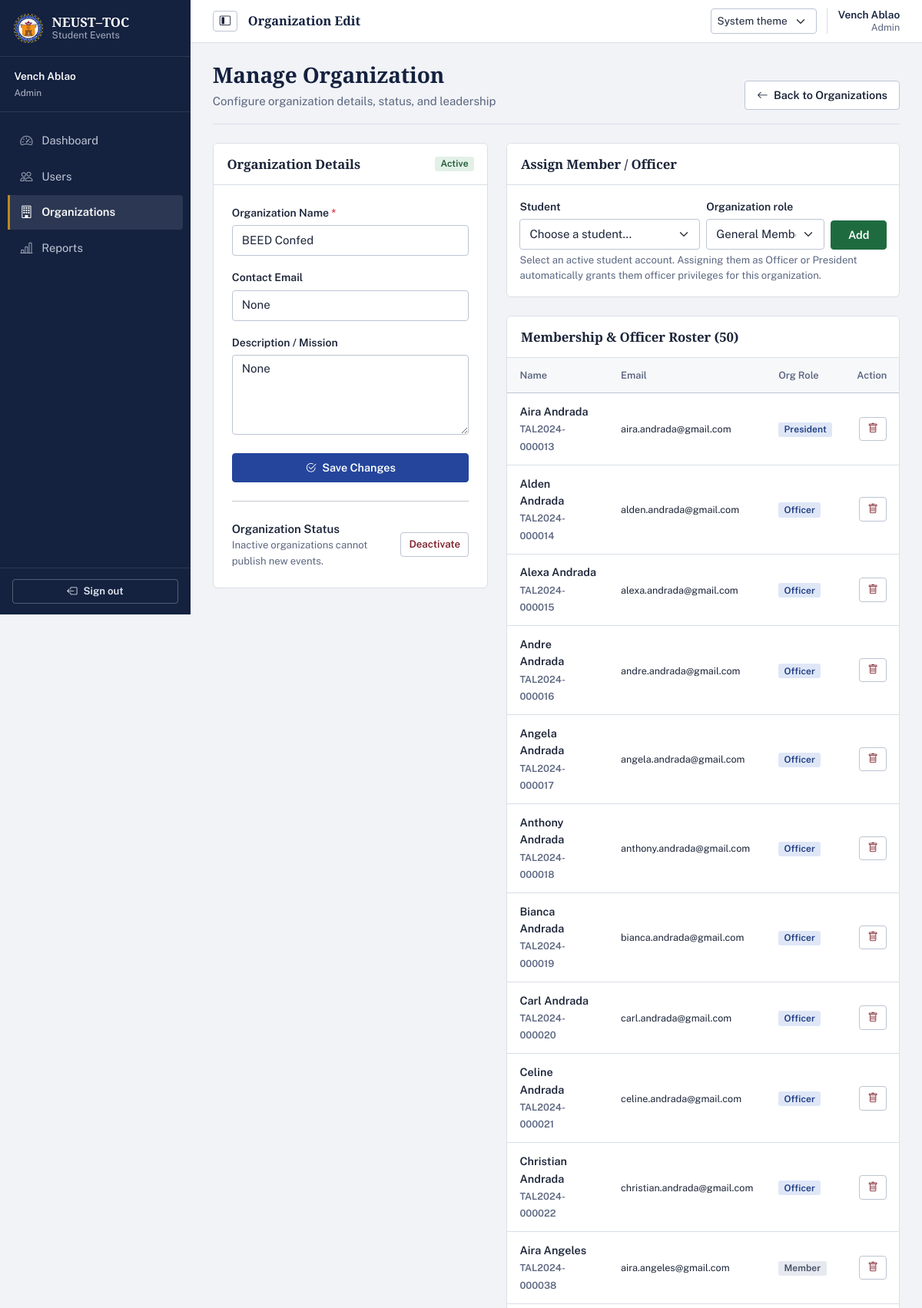
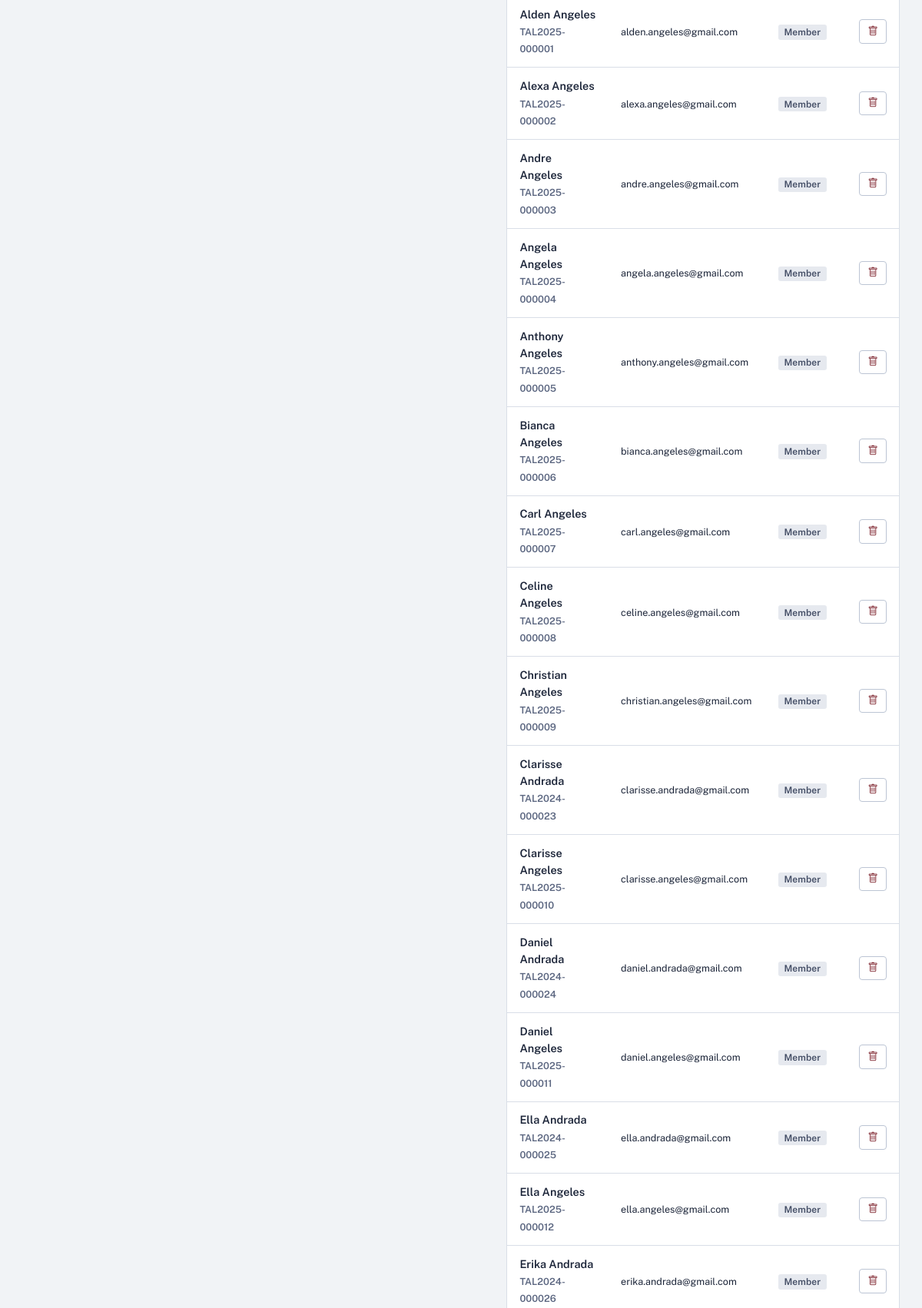
The app's page /admin/organizations/6/edit (signed in, upper part) with its own data (2 pictures, top to bottom).
### tables this page shows
CREATE TABLE users (
    user_id INTEGER PRIMARY KEY AUTOINCREMENT,
    student_no TEXT UNIQUE,
    full_name TEXT NOT NULL,
    email TEXT NOT NULL UNIQUE,
    password_hash TEXT NOT NULL,
    role TEXT NOT NULL CHECK(role IN ('admin', 'officer', 'student')),
    is_active INTEGER NOT NULL DEFAULT 1 CHECK(is_active IN (0, 1)),
    created_at TEXT NOT NULL DEFAULT (strftime('%Y-%m-%d %H:%M:%S', 'now', 'localtime'))
);

CREATE TABLE organizations (
    organization_id INTEGER PRIMARY KEY AUTOINCREMENT,
    name TEXT NOT NULL UNIQUE,
    description TEXT,
    contact_email TEXT,
    is_active INTEGER NOT NULL DEFAULT 1 CHECK(is_active IN (0, 1)),
    created_at TEXT NOT NULL DEFAULT (strftime('%Y-%m-%d %H:%M:%S', 'now', 'localtime'))
);

CREATE TABLE organization_members (
    organization_id INTEGER NOT NULL,
    user_id INTEGER NOT NULL,
    member_role TEXT NOT NULL DEFAULT 'member' CHECK(member_role IN ('president', 'officer', 'member')),
    joined_at TEXT NOT NULL DEFAULT (strftime('%Y-%m-%d %H:%M:%S', 'now', 'localtime')),
    PRIMARY KEY (organization_id, user_id),
    FOREIGN KEY (organization_id) REFERENCES organizations(organization_id) ON DELETE RESTRICT,
    FOREIGN KEY (user_id) REFERENCES users(user_id) ON DELETE RESTRICT
);

### admin_routes.py (the view, shortened to what this page needs)
@admin_bp.route('/organizations/<int:organization_id>/edit', methods=['GET', 'POST'])
@admin_required
def organization_edit(organization_id):
    db = get_db()
    org = auth_service.get_organization_by_id(db, organization_id)
    if not org:
        abort(404)
    students = db.execute(
        '''SELECT user_id, full_name, student_no, email
           FROM users
           WHERE role IN ('student', 'officer') AND is_active = 1
           ORDER BY full_name'''
    ).fetchall()
    members = auth_service.get_organization_members(db, organization_id)
    return render_template('admin/organization_form.html', action='edit', org=org,
                           name=org['name'], description=org['description'],
                           contact_email=org['contact_email'], members=members,
                           students=students)

### templates/admin/organization_form.html (shortened to what this page needs)
{% extends "base.html" %}
{% block content %}
<div class="page-heading">
    <div>
        <h2 class="h3 mb-0">{{ 'Create Organization' if action == 'new' else 'Manage Organization' }}</h2>
        <p class="text-muted mb-0">Configure organization details, status, and leadership</p>
    </div>
    <a href="{{ url_for('admin.organizations') }}" class="btn btn-outline-secondary">
        <i class="bi bi-arrow-left me-1"></i> Back to Organizations
    </a>
</div>
<div class="row g-4">
    <div class="col-lg-{{ '12' if action == 'new' else '5' }}">
        <div class="card shadow-sm">
            <div class="card-header bg-white py-3 d-flex justify-content-between align-items-center">
                <h5 class="card-title mb-0 fw-bold">Organization Details</h5>
                {% if action == 'edit' %}
                    {% if org.is_active %}
                    <span class="badge bg-success">Active</span>
                    {% else %}
                    <span class="badge bg-secondary">Inactive</span>
                    {% endif %}
                {% endif %}
            </div>
            <div class="card-body p-4">
                <form method="POST">
                    <div class="mb-3">
                        <label for="name" class="form-label">Organization Name <span class="text-danger">*</span></label>
                        <input type="text" class="form-control" id="name" name="name"
                               value="{{ name if name is defined else (org.name if org else '') }}" required>
                    </div>
                    <div class="mb-3">
                        <label for="contact_email" class="form-label">Contact Email</label>
                        <input type="email" class="form-control" id="contact_email" name="contact_email"
                               placeholder="xxxxx@gmail.com"
                               value="{{ contact_email if contact_email is defined else (org.contact_email if org else '') }}">
                    </div>
                    <div class="mb-4">
                        <label for="description" class="form-label">Description / Mission</label>
                        <textarea class="form-control" id="description" name="description" rows="4">{{ description if description is defined else (org.description if org else '') }}</textarea>
                    </div>
                    <button type="submit" class="btn btn-primary w-100">
                        <i class="bi bi-check2-circle me-1"></i> {{ 'Create Organization' if action == 'new' else 'Save Changes' }}
                    </button>
                </form>
                {% if action == 'edit' %}
                <hr class="my-4">
                <div class="d-flex justify-content-between align-items-center">
                    <div>
                        <span class="fw-semibold">Organization Status</span>
                        <div class="small text-muted">Inactive organizations cannot publish new events.</div>
                    </div>
                    <form method="POST">
                        <button type="submit" class="btn btn-sm {{ 'btn-outline-danger' if org.is_active else 'btn-outline-success' }}"
                                data-confirm="Are you sure you want to {{ 'deactivate' if org.is_active else 'activate' }} this organization?">
                            {{ 'Deactivate' if org.is_active else 'Activate' }}
                        </button>
                    </form>
                </div>
                {% endif %}
            </div>
        </div>
    </div>
    {% if action == 'edit' %}
    <div class="col-lg-7">
        <div class="card shadow-sm mb-4">
            <div class="card-header bg-white py-3">
                <h5 class="card-title mb-0 fw-bold">Assign Member / Officer</h5>
            </div>
            <div class="card-body">
                <form method="POST" action="{{ url_for('admin.organization_add_member', organization_id=org.organization_id) }}" class="row g-2">
                    <div class="col-md-6">
                        <label class="form-label" for="member-student">Student</label>
                        <select id="member-student" name="student_id" class="form-select" aria-describedby="member-help" required {% if not students %}disabled{% endif %}>
                            <option value="" selected disabled>
                                {{ 'Choose a student...' if students else 'No active students available' }}
                            </option>
                        </select>
                    </div>
                    <div class="col-md-4">
                        <label class="form-label" for="member-role">Organization role</label>
                        <select id="member-role" name="member_role" class="form-select">
                            <option value="member">General Member</option>
                        </select>
                    </div>
                    <div class="col-md-2 d-flex align-items-end">
                        <button type="submit" class="btn btn-success w-100" {% if not students %}disabled{% endif %}>Add</button>
                    </div>
                </form>
                <div id="member-help" class="form-text small mt-1">Select an active student account. Assigning them as Officer or President automatically grants them officer privileges for this organization.</div>
            </div>
        </div>
        <div class="card shadow-sm">
            <div class="card-header bg-white py-3">
                <h5 class="card-title mb-0 fw-bold">Membership &amp; Officer Roster ({{ members|length }})</h5>
            </div>
            <div class="card-body p-0">
                {% if members %}
                <div class="table-responsive">
                    <table class="table table-hover align-middle mb-0">
                        <thead class="table-light">
                            <tr>
                                <th>Name</th>
                                <th>Email</th>
                                <th>Org Role</th>
                                <th class="text-end">Action</th>
                            </tr>
                        </thead>
                        <tbody>
                            {% for m in members %}
                            <tr>
                                <td class="fw-semibold">
                                    {{ m.full_name }}
                                    {% if m.student_no %}<br><small class="text-muted">{{ m.student_no }}</small>{% endif %}
                                </td>
                                <td><small>{{ m.email }}</small></td>
                                <td>
                                    {% if m.member_role == 'president' %}
                                    <span class="badge bg-primary">President</span>
                                    {% elif m.member_role == 'officer' %}
                                    <span class="badge bg-info text-dark">Officer</span>
                                    {% else %}
                                    <span class="badge bg-secondary">Member</span>
                                    {% endif %}
                                </td>
                                <td class="text-end">
                                    <form method="POST" action="{{ url_for('admin.organization_remove_member', organization_id=org.organization_id, user_id=m.user_id) }}" class="d-inline">
                                        <button type="submit" class="btn btn-sm btn-outline-danger" title="Remove" data-confirm="Remove {{ m.full_name }} from {{ org.name }}?">
                                            <i class="bi bi-trash"></i>
                                        </button>
                                    </form>
                                </td>
                            </tr>
                            {% endfor %}
                        </tbody>
                    </table>
                </div>
                {% else %}
                <div class="text-center py-5 text-muted">
                    <i class="bi bi-person-x fs-1 d-block mb-2"></i>
                    No members assigned to this organization yet.
                </div>
                {% endif %}
            </div>
        </div>
    </div>
    {% endif %}
</div>
{% endblock %}

### templates/base.html (shortened to what this page needs)
<!DOCTYPE html>
<html lang="en" data-bs-theme="light" data-theme-preference="system">
<head>
    <link href="https://cdn.jsdelivr.net/npm/bootstrap@5.3.2/dist/css/bootstrap.min.css" rel="stylesheet"
>
    <link rel="stylesheet" href="https://cdn.jsdelivr.net/npm/bootstrap-icons@1.11.3/font/bootstrap-icons.min.css">
    <link rel="stylesheet" href="{{ url_for('static', filename='css/style.css') }}">
</head>
<body>
    {% if current_user %}
    <aside class="sidebar" id="sidebar">
        <div class="sidebar-header">
            <a class="sidebar-brand" href="{{ url_for('index') }}" aria-label="NEUST–TOC Student Events home">
                <img src="{{ url_for('static', filename='images/logo.jpg') }}" alt="" class="sidebar-logo">
                <span class="sidebar-brand-copy">
                    <strong>NEUST–TOC</strong>
                    <small>Student Events</small>
                </span>
            </a>
        </div>
        <div class="sidebar-user">
            <div class="sidebar-user-copy">
                <div class="fw-semibold text-truncate">{{ current_user.full_name }}</div>
                <small class="text-capitalize opacity-75">{{ current_user.role }}</small>
            </div>
        </div>
        <nav class="sidebar-nav" aria-label="Main navigation">
            <ul class="nav flex-column">
                {% if session.role == 'admin' %}
                <li class="nav-item">
                    <a class="nav-link {% if request.endpoint == 'admin.dashboard' %}active{% endif %}"
                       aria-label="Dashboard"
                       href="{{ url_for('admin.dashboard') }}">
                        <i class="bi bi-speedometer2 me-2" aria-hidden="true"></i><span class="nav-label">Dashboard</span>
                    </a>
                </li>
                <li class="nav-item">
                    <a class="nav-link {% if request.endpoint and request.endpoint.startswith('admin.user') %}active{% endif %}"
                       aria-label="Users"
                       href="{{ url_for('admin.users') }}">
                        <i class="bi bi-people me-2" aria-hidden="true"></i><span class="nav-label">Users</span>
                    </a>
                </li>
                <li class="nav-item">
                    <a class="nav-link {% if request.endpoint and request.endpoint.startswith('admin.organization') %}active{% endif %}"
                       {% if request.endpoint and request.endpoint.startswith('admin.organization') %}aria-current="page"{% endif %}
                       aria-label="Organizations"
                       href="{{ url_for('admin.organizations') }}">
                        <i class="bi bi-building me-2" aria-hidden="true"></i><span class="nav-label">Organizations</span>
                    </a>
                </li>
                <li class="nav-item">
                    <a class="nav-link {% if request.endpoint == 'admin.reports' %}active{% endif %}"
                       aria-label="Reports"
                       href="{{ url_for('admin.reports') }}">
                        <i class="bi bi-bar-chart-line me-2" aria-hidden="true"></i><span class="nav-label">Reports</span>
                    </a>
                </li>
                {% endif %}
            </ul>
        </nav>
        <div class="sidebar-footer">
            <form method="POST" action="{{ url_for('auth.logout') }}">
                <button type="submit" class="btn btn-outline-light btn-sm w-100" aria-label="Sign out">
                <i class="bi bi-box-arrow-left me-2" aria-hidden="true"></i><span class="nav-label">Sign out</span>
                </button>
            </form>
        </div>
    </aside>
    {% endif %}
    <main class="{{ 'main-content' if current_user else 'guest-content' }}">
        {% if current_user %}
        <header class="app-topbar">
            <div class="topbar-leading">
                <button class="btn btn-outline-secondary sidebar-toggle" type="button" id="sidebarToggle"
                        aria-label="Collapse navigation" aria-controls="sidebar" aria-expanded="true">
                    <i class="bi bi-layout-sidebar-inset" aria-hidden="true"></i>
                </button>
                <div class="topbar-breadcrumb">
                    <span class="topbar-current">
                        {{ request.endpoint.rsplit('.', 1)[-1]|replace('_', ' ')|title if request.endpoint else 'Home' }}
                    </span>
                </div>
            </div>
            <div class="topbar-actions">
                <select class="form-select form-select-sm theme-picker" id="themePicker" data-theme-picker>
                    <option value="system">System theme</option>
                </select>
                <span class="topbar-account d-none d-sm-flex">
                    <span class="topbar-account-name">{{ current_user.full_name }}</span>
                    <span class="topbar-account-role text-capitalize">{{ current_user.role }}</span>
                </span>
            </div>
        </header>
        {% endif %}
        <div class="{{ 'container-fluid py-4' if current_user else 'container' }}">
            {% block content %}{% endblock %}
        </div>
    </main>
</body>
</html>

### records on screen
users: full_name "Vench Ablao", role "Admin"
organizations: name "BEED Confed", is_active "Deactivate"
organization_members: full_name "Aira Andrada", student_no "TAL2024-000013", email "aira.andrada@gmail.com", member_role "President"
organization_members: full_name "Alden Andrada", student_no "TAL2024-000014", email "alden.andrada@gmail.com", member_role "Officer"
organization_members: full_name "Alexa Andrada", student_no "TAL2024-000015", email "alexa.andrada@gmail.com", member_role "Officer"
organization_members: full_name "Andre Andrada", student_no "TAL2024-000016", email "andre.andrada@gmail.com", member_role "Officer"
organization_members: full_name "Angela Andrada", student_no "TAL2024-000017", email "angela.andrada@gmail.com", member_role "Officer"
organization_members: full_name "Anthony Andrada", student_no "TAL2024-000018", email "anthony.andrada@gmail.com", member_role "Officer"
organization_members: full_name "Bianca Andrada", student_no "TAL2024-000019", email "bianca.andrada@gmail.com", member_role "Officer"
organization_members: full_name "Carl Andrada", student_no "TAL2024-000020", email "carl.andrada@gmail.com", member_role "Officer"
organization_members: full_name "Celine Andrada", student_no "TAL2024-000021", email "celine.andrada@gmail.com", member_role "Officer"
organization_members: full_name "Christian Andrada", student_no "TAL2024-000022", email "christian.andrada@gmail.com", member_role "Officer"
organization_members: full_name "Aira Angeles", student_no "TAL2024-000038", email "aira.angeles@gmail.com", member_role "Member"
organization_members: full_name "Alden Angeles", student_no "TAL2025-000001", email "alden.angeles@gmail.com", member_role "Member"
organization_members: full_name "Alexa Angeles", student_no "TAL2025-000002", email "alexa.angeles@gmail.com", member_role "Member"
organization_members: full_name "Andre Angeles", student_no "TAL2025-000003", email "andre.angeles@gmail.com", member_role "Member"
organization_members: full_name "Angela Angeles", student_no "TAL2025-000004", email "angela.angeles@gmail.com", member_role "Member"
organization_members: full_name "Anthony Angeles", student_no "TAL2025-000005", email "anthony.angeles@gmail.com", member_role "Member"
organization_members: full_name "Bianca Angeles", student_no "TAL2025-000006", email "bianca.angeles@gmail.com", member_role "Member"
organization_members: full_name "Carl Angeles", student_no "TAL2025-000007", email "carl.angeles@gmail.com", member_role "Member"
organization_members: full_name "Celine Angeles", student_no "TAL2025-000008", email "celine.angeles@gmail.com", member_role "Member"
organization_members: full_name "Christian Angeles", student_no "TAL2025-000009", email "christian.angeles@gmail.com", member_role "Member"
organization_members: full_name "Clarisse Andrada", student_no "TAL2024-000023", email "clarisse.andrada@gmail.com", member_role "Member"
organization_members: full_name "Clarisse Angeles", student_no "TAL2025-000010", email "clarisse.angeles@gmail.com", member_role "Member"
organization_members: full_name "Daniel Andrada", student_no "TAL2024-000024", email "daniel.andrada@gmail.com", member_role "Member"
organization_members: full_name "Daniel Angeles", student_no "TAL2025-000011", email "daniel.angeles@gmail.com", member_role "Member"
organization_members: full_name "Ella Andrada", student_no "TAL2024-000025", email "ella.andrada@gmail.com", member_role "Member"
organization_members: full_name "Ella Angeles", student_no "TAL2025-000012", email "ella.angeles@gmail.com", member_role "Member"
organization_members: full_name "Erika Andrada", student_no "TAL2024-000026", email "erika.andrada@gmail.com", member_role "Member"

### other values on screen
{{ 'Create Organization' if action == 'new' else 'Manage Organization' }} "Manage Organization"
{{ 'Create Organization' if action == 'new' else 'Save Changes' }} "Save Changes"
{{ members|length }} "50"
form field student_id "Choose a student..."
